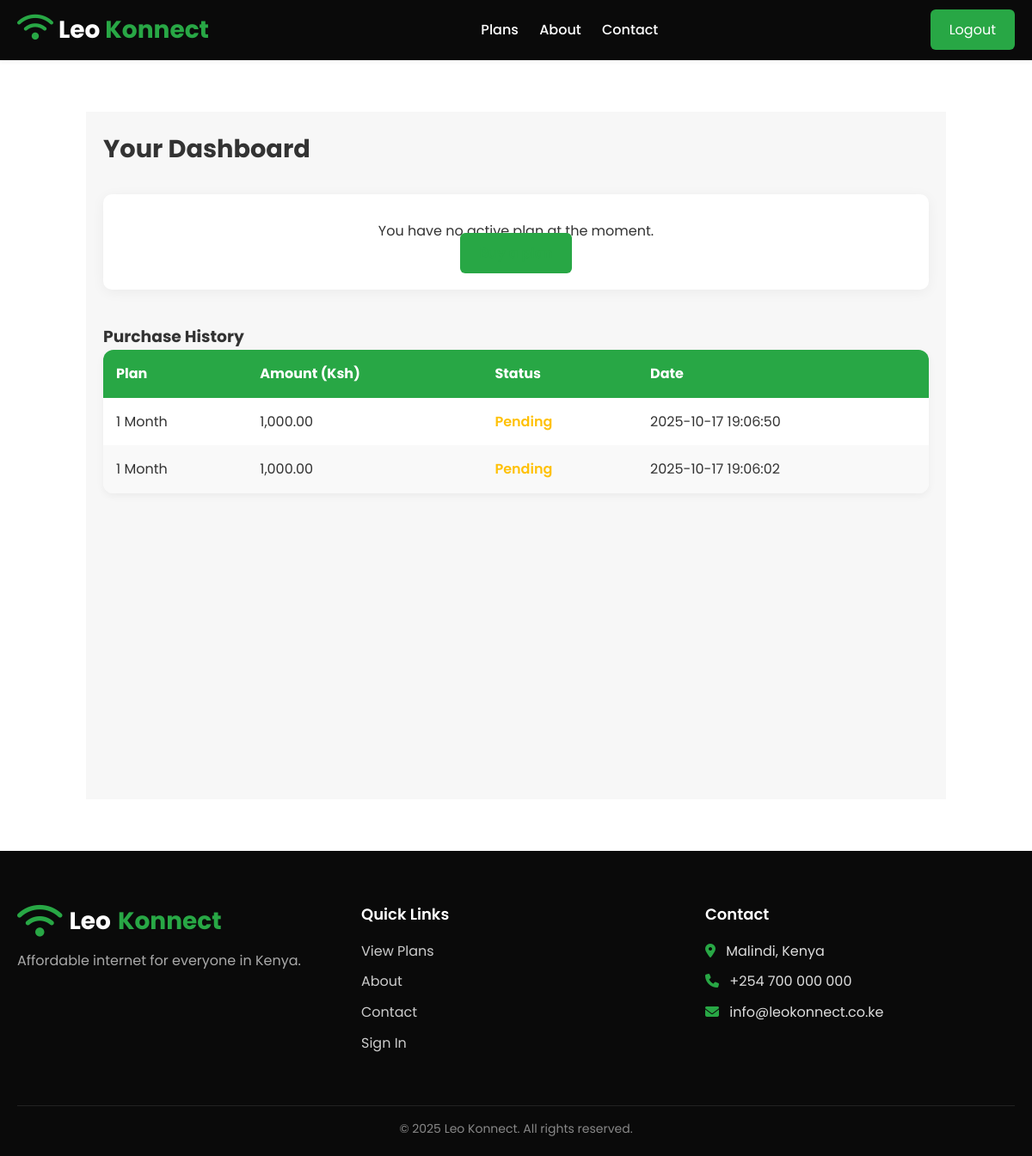
The page /dashboard.php (signed in) on the database its author committed.
### tables this page shows
CREATE TABLE `payments` (
  `id` int(11) NOT NULL,
  `user_id` int(11) NOT NULL,
  `plan_id` int(11) NOT NULL,
  `mpesa_receipt` varchar(100) DEFAULT NULL,
  `amount` decimal(10,2) NOT NULL,
  `phone` varchar(20) DEFAULT NULL,
  `status` enum('pending','success','failed') DEFAULT 'pending',
  `transaction_time` datetime DEFAULT NULL,
  `created_at` timestamp NULL DEFAULT current_timestamp()
);

CREATE TABLE `plans` (
  `id` int(11) NOT NULL,
  `title` varchar(100) NOT NULL,
  `price` decimal(10,2) NOT NULL,
  `duration_minutes` int(11) NOT NULL,
  `description` text DEFAULT NULL,
  `active` tinyint(1) DEFAULT 1,
  `created_at` timestamp NULL DEFAULT current_timestamp()
);

### dashboard.php (the view, shortened to what this page needs)
<?php
$uid = $_SESSION['user_id'];
$pdo = db();
$sessionQuery = $pdo->prepare("
    SELECT s.*, p.title
    FROM sessions s
    JOIN plans p ON s.plan_id = p.id
    WHERE s.user_id = ? AND s.active = 1
    ORDER BY s.expires_at DESC
    LIMIT 1
");
$sessionQuery->execute([$uid]);
$session = $sessionQuery->fetch();
$historyQuery = $pdo->prepare("
    SELECT payments.*, plans.title
    FROM payments
    JOIN plans ON payments.plan_id = plans.id
    WHERE payments.user_id = ?
    ORDER BY payments.created_at DESC
    LIMIT 20
");
$historyQuery->execute([$uid]);
$history = $historyQuery->fetchAll();
?>
<!doctype html>
<html lang="en">
<head>
  <link rel="stylesheet" href="assets/css/style.css">
</head>
<body>
<header class="navbar">
  <div class="container nav-flex">
    <a href="index.php" class="logo">
      <i class="fas fa-wifi"></i> Leo <span>Konnect</span>
    </a>
    <nav>
      <a href="plans.php">Plans</a>
      <a href="#">About</a>
      <a href="#">Contact</a>
    </nav>
    <div class="nav-btns">
      <a href="../api/auth.php?action=logout" class="btn-primary">Logout</a>
    </div>
  </div>
</header>
<main class="dashboard-container" id="mainContent">
  <div class="dashboard-header">
    <h2>Your Dashboard</h2>
  </div>
  <section class="active-plan-section">
    <?php if ($session): ?>
      <div class="active-plan-card">
        <h3>Active Plan: <?= htmlspecialchars($session['title']) ?></h3>
        <p>Expires At: <?= htmlspecialchars($session['expires_at']) ?></p>
        <p id="countdown" class="countdown">Loading...</p>
      </div>
  <script>
    const exp = new Date("<?= addslashes($session['expires_at']) ?>");
    function runCountdown() {
      const now = new Date();
      let diff = exp - now;
      if (diff <= 0) {
        document.getElementById('countdown').innerText = "Expired";
        return;
      }
      let mins = Math.floor(diff / 60000);
      let secs = Math.floor((diff % 60000) / 1000);
      document.getElementById('countdown').innerText = `${mins}m ${secs}s remaining`;
    }
    setInterval(runCountdown, 1000);
    runCountdown();
  </script>
<?php else: ?>
  <div class="no-plan">
    <p>You have no active plan at the moment.</p>
    <a href="plans.php" class="btn-primary">Buy a plan</a>
  </div>
<?php endif; ?>
  </section>
  <section class="purchase-history-section">
    <h3>Purchase History</h3>
    <div class="table-wrapper">
      <table>
        <thead>
          <tr>
            <th>Plan</th>
            <th>Amount (Ksh)</th>
            <th>Status</th>
            <th>Date</th>
          </tr>
        </thead>
        <tbody>
          <?php if ($history): ?>
            <?php foreach ($history as $h): ?>
              <tr>
                <td><?= htmlspecialchars($h['title']) ?></td>
                <td><?= number_format($h['amount'], 2) ?></td>
                <td class="status-<?= strtolower($h['status']) ?>">
                  <?= htmlspecialchars(ucfirst($h['status'])) ?>
                </td>
                <td><?= htmlspecialchars($h['created_at']) ?></td>
              </tr>
            <?php endforeach; ?>
          <?php else: ?>
            <tr>
              <td colspan="4" class="text-center">No purchase history found.</td>
            </tr>
          <?php endif; ?>
        </tbody>
      </table>
    </div>
  </section>
</main>
<footer class="site-footer">
  <div class="footer-container">
    <div class="footer-column brand">
      <h2 class="footer-logo">
         <i class="fas fa-wifi"></i> Leo <span>Konnect</span>
      </h2>
      <p>Affordable internet for everyone in Kenya.</p>
    </div>
    <div class="footer-column">
      <h3>Quick Links</h3>
      <ul>
        <li><a href="plans.php">View Plans</a></li>
        <li><a href="#">About</a></li>
        <li><a href="#">Contact</a></li>
        <li><a href="login.php">Sign In</a></li>
      </ul>
    </div>
    <div class="footer-column contact">
      <h3>Contact</h3>
      <ul>
        <li><i class="fas fa-map-marker-alt"></i> Malindi, Kenya</li>
        <li><i class="fas fa-phone"></i> +254 700 000 000</li>
        <li><i class="fas fa-envelope"></i> info@leokonnect.co.ke</li>
      </ul>
    </div>
  </div>
  <div class="footer-bottom">
    <p>&copy; <?= date('Y') ?> Leo Konnect. All rights reserved.</p>
  </div>
</footer>
</body>
</html>

### assets/css/style.css (style rules this page uses)
* { margin:0; padding:0; box-sizing:border-box }
:root { --primary: #fff; --secondary: #28a745; --light: #FFF8E1; --dark: #0a0a0a; --text: #333; --hover-bg: #F5E5D8; }
body { font-family:'Poppins',sans-serif; background:#fff; color:#333; line-height:1.6 }
.container { max-width:1100px; margin:auto; padding:0 20px }
.navbar { background: #0a0a0a; color: #fff; box-shadow: 0 2px 6px rgba(0,0,0,.05); position: sticky; top: 0; z-index: 999; }
.container { max-width: 1200px; margin: 0 auto; padding: 0 20px; }
.nav-flex { display: flex; align-items: center; justify-content: space-between; height: 70px; }
.logo { text-decoration: none; font-weight: 700; font-size: 28px; color: #fff; }
.logo span { color: var(--secondary); }
.logo i { color: var(--secondary); font-size: 1.2em; }
nav a { margin: 0 10px; color: #fff; text-decoration: none; font-weight: 500; }
.btn-primary { background:#28a745; color:#fff; padding:10px 20px; border-radius:6px; text-decoration:none; transition:.3s; border:2px solid transparent; }
main { transition: margin-top 0.3s ease; }
main { padding: 40px 20px; background: #f7f7f7; min-height: 100vh; transition: margin-top 0.4s ease; }
.site-footer { background: #0a0a0a; color: #ddd; padding: 60px 20px 20px; font-family: "Poppins", sans-serif; }
.footer-container { display: grid; grid-template-columns: repeat(auto-fit, minmax(220px, 1fr)); gap: 40px; max-width: 1200px; margin: 0 auto; }
.footer-logo { font-size: 28px; color: #fff; margin-bottom: 10px; display: flex; gap: 8px; }
.footer-logo span { color: var(--secondary); }
.footer-logo i { color: var(--secondary); font-size: 1.5em; }
.brand p { color: #aaa; line-height: 1.6; margin-bottom: 15px; }
.footer-column h3 { color: #fff; margin-bottom: 15px; font-size: 18px; font-weight: 600; }
.footer-column ul { list-style: none; padding: 0; }
.footer-column ul li { margin-bottom: 10px; }
.footer-column ul li a { color: #ccc; text-decoration: none; transition: color 0.3s; }
.contact ul li i { color: #28a745; margin-right: 8px; }
.footer-bottom { text-align: center; margin-top: 50px; border-top: 1px solid #222; padding-top: 15px; color: #888; font-size: 14px; }
.dashboard-container { max-width: 1000px; margin: 60px auto; padding: 20px; }
.dashboard-header { display: flex; justify-content: space-between; align-items: center; margin-bottom: 30px; }
.dashboard-header h2 { font-size: 1.8rem; color: var(--text); }
.no-plan { background: #fff; border-radius: 10px; padding: 30px; text-align: center; box-shadow: 0 3px 15px rgba(0,0,0,0.05); margin-bottom: 40px; }
.no-plan a { color: var(--secondary); text-decoration: none; font-weight: 600; }
table { width: 100%; border-collapse: collapse; background: #fff; border-radius: 12px; overflow: hidden; box-shadow: 0 3px 10px rgba(0,0,0,0.05); }
th, td { padding: 15px; text-align: left; }
thead { background: var(--secondary); color: #fff; }
tbody tr:nth-child(even) { background: #f9f9f9; }
td { color: #333; }
.status-pending { color: #ffc107; font-weight: 600; }

### rows shown on the page
payments: plan.title "1 Month", amount "1,000.00", status "Pending", created_at "2025-10-17 19:06:50"
payments: plan.title "1 Month", amount "1,000.00", status "Pending", created_at "2025-10-17 19:06:02"
